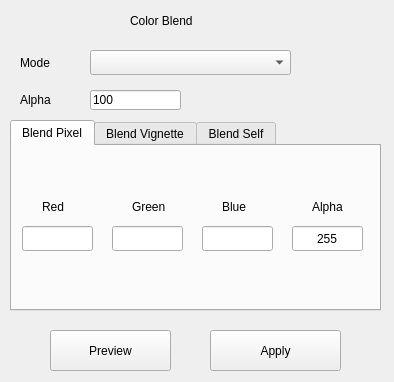
<?xml version="1.0" encoding="UTF-8"?>
<ui version="4.0">
 <class>ColorBlendWidget</class>
 <widget class="QWidget" name="ColorBlendWidget">
  <property name="geometry">
   <rect>
    <x>0</x>
    <y>0</y>
    <width>394</width>
    <height>382</height>
   </rect>
  </property>
  <property name="windowTitle">
   <string>Color Blend</string>
  </property>
  <property name="windowOpacity">
   <double>0.850000000000000</double>
  </property>
  <widget class="QLabel" name="label_3">
   <property name="geometry">
    <rect>
     <x>20</x>
     <y>90</y>
     <width>65</width>
     <height>20</height>
    </rect>
   </property>
   <property name="text">
    <string>Alpha</string>
   </property>
  </widget>
  <widget class="QLabel" name="label_2">
   <property name="geometry">
    <rect>
     <x>20</x>
     <y>55</y>
     <width>65</width>
     <height>16</height>
    </rect>
   </property>
   <property name="text">
    <string>Mode</string>
   </property>
  </widget>
  <widget class="QLineEdit" name="opacityEdit">
   <property name="geometry">
    <rect>
     <x>90</x>
     <y>90</y>
     <width>91</width>
     <height>20</height>
    </rect>
   </property>
   <property name="text">
    <string>100</string>
   </property>
  </widget>
  <widget class="QComboBox" name="blendModeBox">
   <property name="geometry">
    <rect>
     <x>90</x>
     <y>50</y>
     <width>201</width>
     <height>25</height>
    </rect>
   </property>
  </widget>
  <widget class="QLabel" name="label">
   <property name="geometry">
    <rect>
     <x>130</x>
     <y>10</y>
     <width>201</width>
     <height>21</height>
    </rect>
   </property>
   <property name="text">
    <string>Color Blend</string>
   </property>
  </widget>
  <widget class="QTabWidget" name="tabGroupWidget">
   <property name="enabled">
    <bool>true</bool>
   </property>
   <property name="geometry">
    <rect>
     <x>10</x>
     <y>120</y>
     <width>371</width>
     <height>191</height>
    </rect>
   </property>
   <property name="currentIndex">
    <number>0</number>
   </property>
   <widget class="QWidget" name="BlendPixel">
    <attribute name="title">
     <string>Blend Pixel</string>
    </attribute>
    <widget class="QLabel" name="label_4">
     <property name="geometry">
      <rect>
       <x>30</x>
       <y>50</y>
       <width>51</width>
       <height>21</height>
      </rect>
     </property>
     <property name="text">
      <string>Red</string>
     </property>
    </widget>
    <widget class="QLabel" name="label_5">
     <property name="geometry">
      <rect>
       <x>120</x>
       <y>50</y>
       <width>61</width>
       <height>21</height>
      </rect>
     </property>
     <property name="text">
      <string>Green</string>
     </property>
    </widget>
    <widget class="QLabel" name="label_6">
     <property name="geometry">
      <rect>
       <x>210</x>
       <y>50</y>
       <width>51</width>
       <height>21</height>
      </rect>
     </property>
     <property name="text">
      <string>Blue</string>
     </property>
    </widget>
    <widget class="QLabel" name="label_7">
     <property name="geometry">
      <rect>
       <x>300</x>
       <y>50</y>
       <width>51</width>
       <height>21</height>
      </rect>
     </property>
     <property name="text">
      <string>Alpha</string>
     </property>
    </widget>
    <widget class="QLineEdit" name="redEdit">
     <property name="geometry">
      <rect>
       <x>10</x>
       <y>80</y>
       <width>71</width>
       <height>25</height>
      </rect>
     </property>
     <property name="alignment">
      <set>Qt::AlignCenter</set>
     </property>
    </widget>
    <widget class="QLineEdit" name="blueEdit">
     <property name="geometry">
      <rect>
       <x>190</x>
       <y>80</y>
       <width>71</width>
       <height>25</height>
      </rect>
     </property>
     <property name="alignment">
      <set>Qt::AlignCenter</set>
     </property>
    </widget>
    <widget class="QLineEdit" name="greenEdit">
     <property name="geometry">
      <rect>
       <x>100</x>
       <y>80</y>
       <width>71</width>
       <height>25</height>
      </rect>
     </property>
     <property name="alignment">
      <set>Qt::AlignCenter</set>
     </property>
    </widget>
    <widget class="QLineEdit" name="alphaEdit">
     <property name="geometry">
      <rect>
       <x>280</x>
       <y>80</y>
       <width>71</width>
       <height>25</height>
      </rect>
     </property>
     <property name="text">
      <string>255</string>
     </property>
     <property name="alignment">
      <set>Qt::AlignCenter</set>
     </property>
    </widget>
   </widget>
   <widget class="QWidget" name="BlendVignette">
    <attribute name="title">
     <string>Blend Vignette</string>
    </attribute>
    <widget class="QLineEdit" name="vigStartEdit">
     <property name="geometry">
      <rect>
       <x>60</x>
       <y>100</y>
       <width>100</width>
       <height>20</height>
      </rect>
     </property>
    </widget>
    <widget class="QLabel" name="label_8">
     <property name="geometry">
      <rect>
       <x>6</x>
       <y>100</y>
       <width>41</width>
       <height>20</height>
      </rect>
     </property>
     <property name="text">
      <string>Value</string>
     </property>
    </widget>
    <widget class="QSlider" name="vigStartSlider">
     <property name="geometry">
      <rect>
       <x>60</x>
       <y>70</y>
       <width>100</width>
       <height>19</height>
      </rect>
     </property>
     <property name="maximum">
      <number>100</number>
     </property>
     <property name="orientation">
      <enum>Qt::Horizontal</enum>
     </property>
    </widget>
    <widget class="QLabel" name="label_9">
     <property name="geometry">
      <rect>
       <x>6</x>
       <y>70</y>
       <width>51</width>
       <height>20</height>
      </rect>
     </property>
     <property name="text">
      <string>Start</string>
     </property>
    </widget>
    <widget class="QLineEdit" name="vigRangeEdit">
     <property name="geometry">
      <rect>
       <x>240</x>
       <y>100</y>
       <width>100</width>
       <height>20</height>
      </rect>
     </property>
    </widget>
    <widget class="QLabel" name="label_10">
     <property name="geometry">
      <rect>
       <x>180</x>
       <y>100</y>
       <width>41</width>
       <height>20</height>
      </rect>
     </property>
     <property name="text">
      <string>Value</string>
     </property>
    </widget>
    <widget class="QSlider" name="vigRangeSlider">
     <property name="geometry">
      <rect>
       <x>240</x>
       <y>70</y>
       <width>100</width>
       <height>19</height>
      </rect>
     </property>
     <property name="maximum">
      <number>100</number>
     </property>
     <property name="orientation">
      <enum>Qt::Horizontal</enum>
     </property>
    </widget>
    <widget class="QLabel" name="label_11">
     <property name="geometry">
      <rect>
       <x>180</x>
       <y>70</y>
       <width>51</width>
       <height>20</height>
      </rect>
     </property>
     <property name="text">
      <string>Range</string>
     </property>
    </widget>
    <widget class="QLabel" name="label_12">
     <property name="geometry">
      <rect>
       <x>30</x>
       <y>5</y>
       <width>51</width>
       <height>21</height>
      </rect>
     </property>
     <property name="text">
      <string>Red</string>
     </property>
    </widget>
    <widget class="QLabel" name="label_13">
     <property name="geometry">
      <rect>
       <x>120</x>
       <y>5</y>
       <width>61</width>
       <height>21</height>
      </rect>
     </property>
     <property name="text">
      <string>Green</string>
     </property>
    </widget>
    <widget class="QLineEdit" name="vigRedEdit">
     <property name="geometry">
      <rect>
       <x>10</x>
       <y>32</y>
       <width>71</width>
       <height>25</height>
      </rect>
     </property>
     <property name="alignment">
      <set>Qt::AlignCenter</set>
     </property>
    </widget>
    <widget class="QLineEdit" name="vigBlueEdit">
     <property name="geometry">
      <rect>
       <x>190</x>
       <y>32</y>
       <width>71</width>
       <height>25</height>
      </rect>
     </property>
     <property name="alignment">
      <set>Qt::AlignCenter</set>
     </property>
    </widget>
    <widget class="QLabel" name="label_14">
     <property name="geometry">
      <rect>
       <x>210</x>
       <y>5</y>
       <width>51</width>
       <height>21</height>
      </rect>
     </property>
     <property name="text">
      <string>Blue</string>
     </property>
    </widget>
    <widget class="QLabel" name="label_15">
     <property name="geometry">
      <rect>
       <x>300</x>
       <y>5</y>
       <width>51</width>
       <height>21</height>
      </rect>
     </property>
     <property name="text">
      <string>Alpha</string>
     </property>
    </widget>
    <widget class="QLineEdit" name="vigAlphaEdit">
     <property name="geometry">
      <rect>
       <x>280</x>
       <y>32</y>
       <width>71</width>
       <height>25</height>
      </rect>
     </property>
     <property name="text">
      <string>255</string>
     </property>
     <property name="alignment">
      <set>Qt::AlignCenter</set>
     </property>
    </widget>
    <widget class="QLineEdit" name="vigGreenEdit">
     <property name="geometry">
      <rect>
       <x>100</x>
       <y>32</y>
       <width>71</width>
       <height>25</height>
      </rect>
     </property>
     <property name="alignment">
      <set>Qt::AlignCenter</set>
     </property>
    </widget>
    <widget class="QRadioButton" name="alphaGradientBtn">
     <property name="geometry">
      <rect>
       <x>30</x>
       <y>140</y>
       <width>151</width>
       <height>16</height>
      </rect>
     </property>
     <property name="text">
      <string>Alpha Gradient</string>
     </property>
     <property name="checked">
      <bool>true</bool>
     </property>
    </widget>
    <widget class="QRadioButton" name="noneAlphaGradientBtn">
     <property name="geometry">
      <rect>
       <x>190</x>
       <y>140</y>
       <width>161</width>
       <height>16</height>
      </rect>
     </property>
     <property name="text">
      <string>None Alpha Gradient</string>
     </property>
    </widget>
   </widget>
   <widget class="QWidget" name="blendSelf">
    <property name="enabled">
     <bool>true</bool>
    </property>
    <property name="styleSheet">
     <string notr="true"/>
    </property>
    <attribute name="title">
     <string>Blend Self</string>
    </attribute>
    <widget class="QPlainTextEdit" name="plainTextEdit">
     <property name="enabled">
      <bool>true</bool>
     </property>
     <property name="geometry">
      <rect>
       <x>0</x>
       <y>0</y>
       <width>371</width>
       <height>171</height>
      </rect>
     </property>
     <property name="styleSheet">
      <string notr="true"/>
     </property>
     <property name="readOnly">
      <bool>true</bool>
     </property>
     <property name="plainText">
      <string>The Blend Self method uses the current image as the source and blends it with itself.
In other words, the image is blended with itself using the specified blend mode.
Click Preview directly to see the effect.</string>
     </property>
    </widget>
   </widget>
  </widget>
  <widget class="QPushButton" name="previewBtn">
   <property name="geometry">
    <rect>
     <x>50</x>
     <y>330</y>
     <width>121</width>
     <height>41</height>
    </rect>
   </property>
   <property name="text">
    <string>Preview</string>
   </property>
   <property name="autoDefault">
    <bool>false</bool>
   </property>
  </widget>
  <widget class="QPushButton" name="applyBtn">
   <property name="geometry">
    <rect>
     <x>210</x>
     <y>330</y>
     <width>131</width>
     <height>41</height>
    </rect>
   </property>
   <property name="text">
    <string>Apply</string>
   </property>
   <property name="autoDefault">
    <bool>false</bool>
   </property>
  </widget>
 </widget>
 <tabstops>
  <tabstop>blendModeBox</tabstop>
  <tabstop>opacityEdit</tabstop>
  <tabstop>tabGroupWidget</tabstop>
  <tabstop>vigRedEdit</tabstop>
  <tabstop>vigGreenEdit</tabstop>
  <tabstop>vigBlueEdit</tabstop>
  <tabstop>vigAlphaEdit</tabstop>
  <tabstop>vigStartSlider</tabstop>
  <tabstop>vigRangeSlider</tabstop>
  <tabstop>vigStartEdit</tabstop>
  <tabstop>vigRangeEdit</tabstop>
  <tabstop>alphaGradientBtn</tabstop>
  <tabstop>noneAlphaGradientBtn</tabstop>
  <tabstop>previewBtn</tabstop>
  <tabstop>applyBtn</tabstop>
  <tabstop>redEdit</tabstop>
  <tabstop>greenEdit</tabstop>
  <tabstop>blueEdit</tabstop>
  <tabstop>alphaEdit</tabstop>
  <tabstop>plainTextEdit</tabstop>
 </tabstops>
 <resources/>
 <connections/>
</ui>
